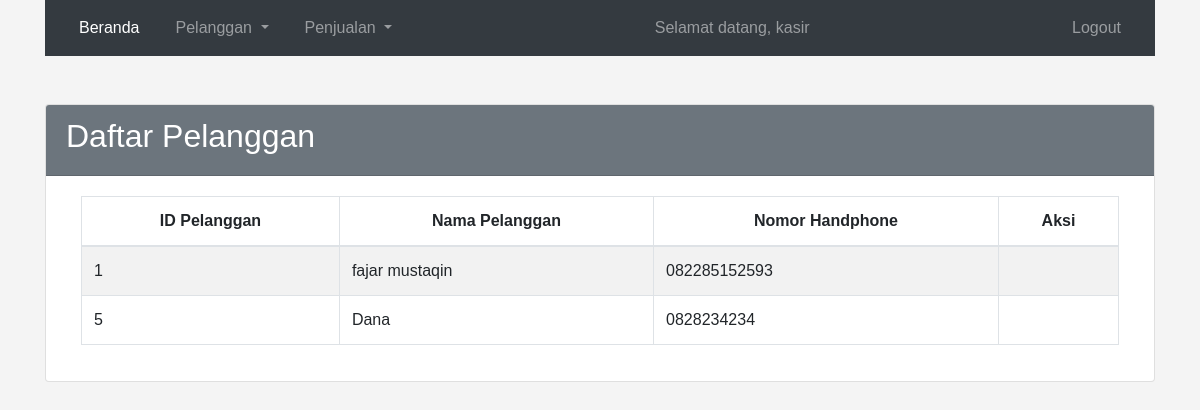
Screenshot of /pages/customer/list_costumers.php (signed in) with the database file from the repository.
### tables this page shows
CREATE TABLE IF NOT EXISTS `customer` (
  `customer_id` int NOT NULL AUTO_INCREMENT,
  `nama` varchar(50) NOT NULL,
  `no_hp` varchar(15) DEFAULT NULL,
  PRIMARY KEY (`customer_id`)
);

### pages/customer/list_costumers.php (the view, shortened to what this page needs)
<?php
include "../../koneksi.php";
$sql = "SELECT * FROM customer";
$result = $conn->query($sql);
include '../../layouts/header.php';
?>
<div class="container">
    <div class="card">
        <div class="card-header bg-secondary">
            <h2>Daftar Pelanggan</h2>
        </div>
        <div class="card-body">
            <div class="container table-responsive">
            <table class="table table-bordered table-striped">
                <thead>
                    <tr>
                        <th class="text-center">ID Pelanggan</th>
                        <th class="text-center">Nama Pelanggan</th>
                        <th class="text-center">Nomor Handphone</th>
                        <th class="text-center">Aksi</th>
                    </tr>
                </thead>
                <tbody>
                    <?php while ($customer = $result->fetch_assoc()) { ?>
                        <tr>
                            <td><?php echo $customer['customer_id']; ?></td>
                            <td><?php echo $customer['nama']; ?></td>
                            <td><?php echo $customer['no_hp']; ?></td>
                            <td>
                            </td>
                        </tr>
                    <?php } ?>
                </tbody>
            </table>
            </div>
        </div>
    </div>
</div>
<?php include '../../layouts/footer.php'; ?>

### layouts/header.php (style rules this page uses)
body { font-family: Arial, sans-serif; margin: 0; padding: 0; background-color: #f4f4f4; }
.card { margin-bottom: 20px; }
.card-header { background-color: #007bff; color: #fff; }
.card-body { padding: 20px; }

### rows the page displays
customer: customer_id "1", nama "fajar mustaqin", no_hp "082285152593"
customer: customer_id "5", nama "Dana", no_hp "0828234234"

### other values shown
$username "kasir"
